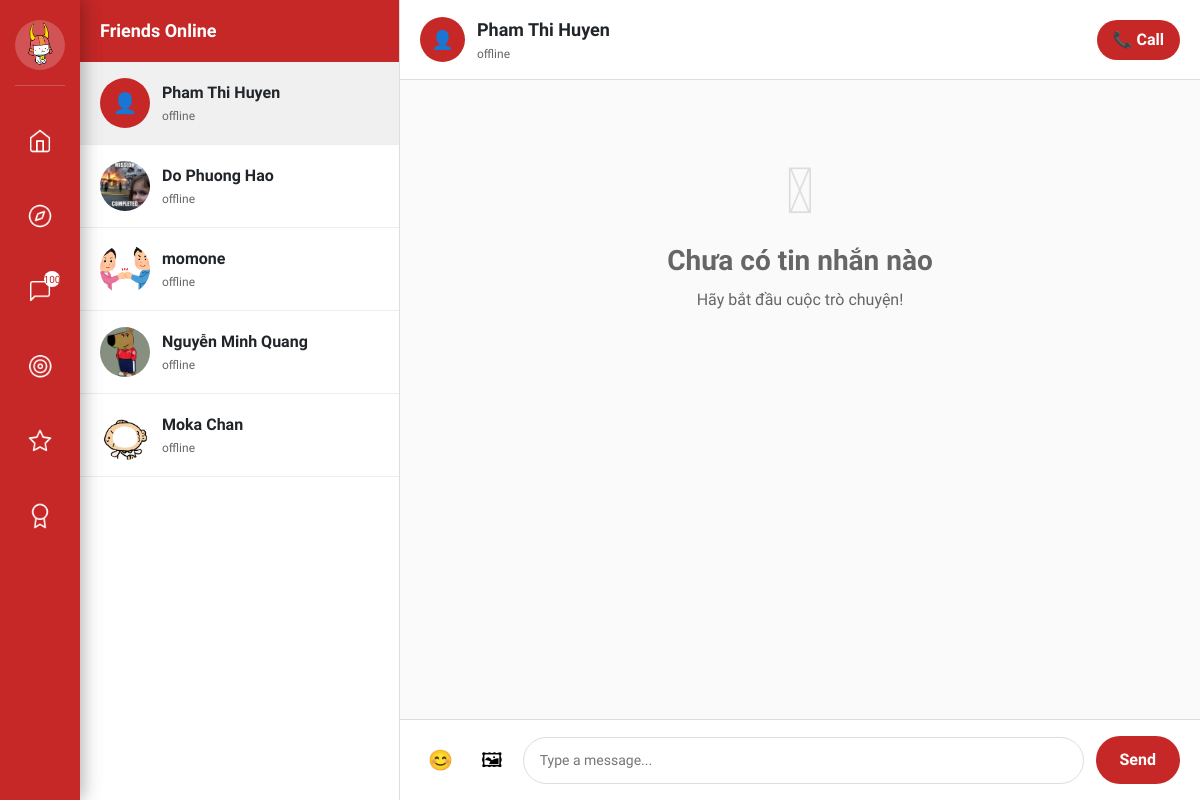
The app's page /social/chat/14/ (signed in) with its own data.
### users/models.py (models this page shows, shortened)
class User(AbstractUser):
    GENDER_CHOICES = [
        ('male', 'Male'),
        ('female', 'Female'),
        ('other', 'Other'),
        ('not_specified', 'Not specified'),
    ]
    STATUS_CHOICES = [
        ('online', 'Online'),
        ('offline', 'Offline'),
        ('busy', 'Busy'),
        ('away', 'Away'),
        ('available', 'Available for connection'),
    ]
    phone_regex = RegexValidator(
        regex=r'^\+?1?\d{9,15}$',
        message="Phone number must be in the format: '+999999999' or '0999999999'"
    )
    email = models.EmailField(unique=True)
    phone = models.CharField(
        validators=[phone_regex],
        max_length=17,
        unique=True,
        help_text="Phone number must be in the format: '+84xxxxxxxxx' or '0xxxxxxxxx'"
    )
    full_name = models.CharField(max_length=100)
    hometown = models.CharField(max_length=255, blank=True)
    date_of_birth = models.DateField(null=True, blank=True, verbose_name="Date of Birth")
    gender = models.CharField(
        max_length=20,
        choices=GENDER_CHOICES,
        default='not_specified',
        help_text="User's gender"
    )
    bio = models.TextField(
        max_length=500,
        blank=True,
        help_text="Short introduction about yourself (max 500 characters)"
    )
    status = models.CharField(
        max_length=20,
        choices=STATUS_CHOICES,
        default='offline',
        help_text="Current status"
    )
    interests = models.TextField(default='[]', blank=True)
    avatar = models.ImageField(upload_to='avatars/', blank=True)
    latitude = models.FloatField(null=True, blank=True, help_text="Latitude")
    longitude = models.FloatField(null=True, blank=True, help_text="Longitude")
    search_radius = models.FloatField(default=50.0, help_text="Search radius (km)")
    level = models.IntegerField(default=1)
    points = models.IntegerField(default=0)
    is_admin = models.BooleanField(default=False)
    objects = UserManager()
    USERNAME_FIELD = 'email'
    REQUIRED_FIELDS = ['phone', 'full_name']
    class Meta:
        verbose_name = "User"
        verbose_name_plural = "Users"
        ordering = ['-date_joined']
    def get_display_name(self):
        return self.full_name or self.username

### social/views.py (the view, shortened to what this page needs)
# urls.py: path('chat/<int:friend_id>/', views.chat_detail, name='chat_detail'),
@login_required
def chat_detail(request, friend_id):
    friend = get_object_or_404(User, id=friend_id)
    is_friend = Friendship.objects.filter(
        Q(user1=request.user, user2=friend) |
        Q(user1=friend, user2=request.user)
    ).exists()
    if not is_friend:
        messages.error(request, 'Bạn chỉ có thể chat với bạn bè!')
        return redirect('wall')
    messages_list = Message.objects.filter(
        Q(sender=request.user, receiver=friend) |
        Q(sender=friend, receiver=request.user)
    ).order_by('created_at')
    friends_ids = []
    friendships1 = Friendship.objects.filter(user1=request.user).values_list('user2_id', flat=True)
    friendships2 = Friendship.objects.filter(user2=request.user).values_list('user1_id', flat=True)
    friends_ids = list(friendships1) + list(friendships2)
    friends = User.objects.filter(id__in=friends_ids).exclude(id=request.user.id)
    unread_messages_count = Message.objects.filter(
        receiver=request.user,
        sender__in=friends_ids
    ).count()
    context = {
        'friend': friend,
        'messages': messages_list,
        'friends': friends,
        'unread_messages_count': unread_messages_count
    }
    return render(request, 'chat_detail.html', context)

### templates/chat_detail.html (shortened to what this page needs)
{% extends 'base.html' %} {% load static %}  {% block content %}
<div class="chat-container">
  <div class="friends-list">
    <h3>Friends Online</h3>
    <div class="friends-container">
      {% if friends %} {% for friend_item in friends %}
      <a
        href="{% url 'chat_detail' friend_item.id %}"
        class="friend {% if friend_item.id == friend.id %}active{% endif %}"
      >
        {% if friend_item.avatar %}
        <img
          src="{{ friend_item.avatar.url }}"
          alt="Avatar"
          class="friend-avatar"
        />
        {% else %}
        <div class="friend-avatar-placeholder">👤</div>
        {% endif %}
        <div class="friend-info">
          <div class="friend-name">{{ friend_item.get_display_name }}</div>
          <div class="friend-status">
            {{ friend_item.status|default:"Online" }}
          </div>
        </div>
      </a>
      {% endfor %} {% endif %}
    </div>
  </div>
  <div class="chat-window">
    <div class="chat-header">
      <div class="chat-header-info">
        {% if friend.avatar %}
        <img
          src="{{ friend.avatar.url }}"
          alt="Avatar"
          class="chat-header-avatar"
        />
        {% else %}
        <div class="chat-header-avatar-placeholder">👤</div>
        {% endif %}
        <div>
          <div class="chat-name">{{ friend.get_display_name }}</div>
          <div class="chat-status">{{ friend.status|default:"Online" }}</div>
        </div>
      </div>
      <button onclick="initiateCall({{ friend.id }})" title="Gọi điện">
        📞 Call
      </button>
    </div>
    <div class="chat-messages" id="chatMessages">
      {% for message in messages %}
      <div
        class="message {% if message.sender == user %}sent{% else %}received{% endif %}"
        data-message-id="{{ message.id }}"
      >
        <div class="message-bubble">
          {% if message.type == 'image' and message.image %}
          <img src="{{ message.image.url }}" alt="Image" />
          {% if message.content %}
          <div>{{ message.content }}</div>
          {% endif %} {% else %}
          <div>{{ message.content }}</div>
          {% endif %}
          <div class="message-time">{{ message.created_at|date:"H:i" }}</div>
        </div>
      </div>
      {% empty %}
      <div class="empty-chat">
        <i class="fas fa-comments"></i>
        <h3>Chưa có tin nhắn nào</h3>
        <p>Hãy bắt đầu cuộc trò chuyện!</p>
      </div>
      {% endfor %}
    </div>
    <div class="chat-input">
      <form
        method="POST"
        enctype="multipart/form-data"
        id="chatForm"
        style="display: flex; align-items: center; gap: 12px; width: 100%"
      >
        <button
          type="button"
          class="emoji-btn"
          id="emojiBtn"
          title="Chọn emoji"
        >
          😊
        </button>
        <button
          type="button"
          class="image-btn"
          onclick="document.getElementById('imageInput').click()"
          title="Gửi ảnh"
        >
          🖼
        </button>
        <input
          type="text"
          name="content"
          placeholder="Type a message..."
          id="messageInput"
        />
        <button type="submit" class="send-btn">Send</button>
      </form>
    </div>
  </div>
</div>
{% endblock %}

### templates/base.html (shortened to what this page needs)
{% load static %}
<!DOCTYPE html>
<html lang="en">
  <head>
    <link
      href="https://cdn.jsdelivr.net/npm/bootstrap@5.3.0/dist/css/bootstrap.min.css"
      rel="stylesheet"
    />
    <link
      href="https://cdnjs.cloudflare.com/ajax/libs/font-awesome/6.4.0/css/all.min.css"
      rel="stylesheet"
    />
  </head>
  <body>
    <div class="sidebar">
      <div class="profile-section">
        <div class="profile-avatar" id="profile-btn">
          {% if user.avatar %}
          <img
            src="{{ user.avatar.url }}"
            alt="Avatar"
            style="
              width: 100%;
              height: 100%;
              border-radius: 50%;
              object-fit: cover;
            "
          />
          {% else %}
          <i class="fas fa-user"></i>
          {% endif %}
        </div>
      </div>
      <div class="nav-buttons">
        <button class="sidebar-btn" id="home-btn" title="Home">
          <span class="icon-home"></span>
        </button>
        <button class="sidebar-btn" id="social-btn" title="Social Network">
          <span class="icon-social"></span>
        </button>
        <button class="sidebar-btn" id="chat-btn" title="Message">
          <span class="icon-message"></span>
          {% if unread_messages_count > 0 %}
          <span
            style="
              position: absolute;
              top: 5px;
              right: 5px;
              background: #fff;
              color: #c62828;
              font-size: 10px;
              border-radius: 50%;
              width: 16px;
              height: 16px;
              display: flex;
              align-items: center;
              justify-content: center;
            "
            >{{ unread_messages_count }}</span
          >
          {% endif %}
        </button>
        <label for="mission-toggle" class="sidebar-btn" title="Mission">
          <span class="icon-mission"></span>
        </label>
        <label for="event-toggle" class="sidebar-btn" title="Event">
          <span class="icon-event"></span>
        </label>
        <label for="achievement-toggle" class="sidebar-btn" title="Achievement">
          <span class="icon-achievement"></span>
        </label>
      </div>
    </div>
    <div class="panels">
      <div class="content-panel mission-panel">
        <div class="panel-header">Mission</div>
        <div class="panel-content">
          <div class="event-card">
            <h3>Daily Check-in</h3>
            <p>
            </p>
          </div>
          <div class="event-card">
            <h3>Help a Newcomer</h3>
            <p>Guide someone new to the community and earn mentor badges.</p>
          </div>
          <div class="event-card">
            <h3>Share Your Story</h3>
            <p>Tell your journey and inspire others in the community.</p>
          </div>
          <div class="event-card">
            <h3>Local Explorer</h3>
            <p>Discover and review local Vietnamese businesses and services.</p>
          </div>
        </div>
      </div>
      <div class="content-panel event-panel">
        <div class="panel-header">Event</div>
        <div class="panel-content">
          <div class="event-card">
            <h3>🎉 Discover events</h3>
            <p>
            </p>
          </div>
        </div>
      </div>
    <div
      class="main-container"
      style="margin-left: 80px; padding: 20px; min-height: 100vh"
    >
      {% block content %}{% endblock %}
    </div>
  </body>
</html>

### templates/base.html (style rules this page uses)
* { margin: 0; padding: 0; box-sizing: border-box; font-family: "Baloo 2", Arial, sans-serif !important; }
body { background: #f5f5f5; overflow: hidden; }
.sidebar { position: fixed; left: 0; top: 0; width: 80px; height: 100vh; background: #c62828; display: flex; flex-direction: column; align-items: center; z-index: 1000; box-shadow: 4px 0 12px rgba(0, 0, 0, 0.1); }
.profile-section { padding: 20px 0 15px 0; border-bottom: 1px solid rgba(255, 255, 255, 0.2); margin-bottom: 30px; }
.profile-avatar { width: 50px; height: 50px; background: rgba(255, 255, 255, 0.2); border-radius: 50%; display: flex; align-items: center; justify-content: center; font-size: 24px; color: white; cursor: pointer; transition: all 0.3s ease; }
.nav-buttons { flex: 1; display: flex; flex-direction: column; align-items: center; justify-content: flex-start; gap: 25px; }
.sidebar-btn { width: 50px; height: 50px; background: transparent; border: none; border-radius: 12px; color: white; font-size: 20px; cursor: pointer; display: flex; align-items: center; justify-content: center; transition: all 0.3s ease; position: relative; }
.content-panel { position: fixed; left: 80px; top: 0; width: 400px; height: 100vh; background: white; box-shadow: 4px 0 20px rgba(0, 0, 0, 0.1); transform: translateX(-100%); transition: transform 0.3s ease; z-index: 999; overflow: hidden; }
.panel-header { background: #c62828; color: white; padding: 20px; text-align: center; font-weight: 600; font-size: 18px; }
.panel-content { height: calc(100vh - 70px); overflow-y: auto; padding: 20px; }
.event-card { background: #fce4ec; border-radius: 16px; padding: 20px; margin-bottom: 16px; border: none; box-shadow: 0 2px 8px rgba(0, 0, 0, 0.1); transition: transform 0.2s ease; }
.event-card h3 { color: #1565c0; font-size: 18px; font-weight: 600; margin-bottom: 8px; }
.event-card p { color: #424242; font-size: 14px; line-height: 1.5; margin-bottom: 12px; }
.event-panel { position: fixed; left: 80px; top: 0; width: 400px; height: 100vh; background: white; box-shadow: 4px 0 20px rgba(0, 0, 0, 0.1); transform: translateX(-100%); transition: transform 0.3s ease; z-index: 999; overflow: hidden; }
.icon-home { display: block; width: 64px; height: 64px; background-image: url("/static/images/Home.png"); background-size: contain; background-repeat: no-repeat; background-position: center; }
.icon-message { display: block; width: 64px; height: 64px; background-image: url("/static/images/Message.png"); background-size: contain; background-repeat: no-repeat; background-position: center; }
.icon-social { display: block; width: 64px; height: 64px; background-image: url("/static/images/Social.png"); background-size: contain; background-repeat: no-repeat; background-position: center; }
.icon-mission { display: block; width: 64px; height: 64px; background-image: url("/static/images/MissionButton.png"); background-size: contain; background-repeat: no-repeat; background-position: center; }
.icon-event { display: block; width: 64px; height: 64px; background-image: url("/static/images/EventButton.png"); background-size: contain; background-repeat: no-repeat; background-position: center; }
.icon-achievement { display: block; width: 64px; height: 64px; background-image: url("/static/images/AchievementButton.png"); background-size: contain; background-repeat: no-repeat; background-position: center; }

### records on screen
User: avatar (picture)
User: get_display_name "Pham Thi Huyen", status "offline"
User: avatar (picture), get_display_name "Do Phuong Hao", status "offline"
User: avatar (picture), get_display_name "momone", status "offline"
User: avatar (picture), get_display_name "Nguyễn Minh Quang", status "offline"
User: avatar (picture), get_display_name "Moka Chan", status "offline"

### other values on screen
{{ unread_messages_count }} "100"
